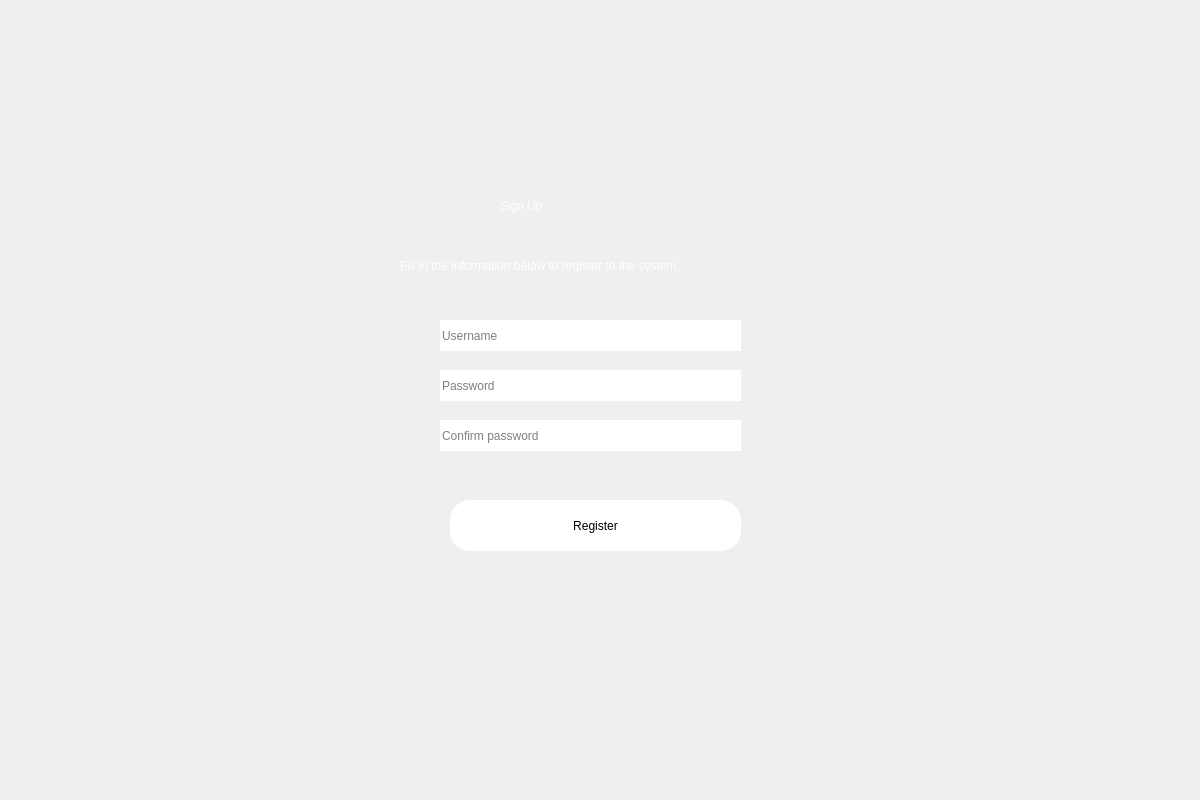
<?xml version="1.0" encoding="UTF-8"?>
<ui version="4.0">
 <class>Dialog</class>
 <widget class="QDialog" name="Dialog">
  <property name="geometry">
   <rect>
    <x>0</x>
    <y>0</y>
    <width>1200</width>
    <height>800</height>
   </rect>
  </property>
  <property name="windowTitle">
   <string>Dialog</string>
  </property>
  <property name="styleSheet">
   <string notr="true"/>
  </property>
  <widget class="QWidget" name="widget" native="true">
   <property name="geometry">
    <rect>
     <x>0</x>
     <y>0</y>
     <width>1200</width>
     <height>800</height>
    </rect>
   </property>
   <property name="styleSheet">
    <string notr="true"/>
   </property>
   <widget class="QLabel" name="label">
    <property name="geometry">
     <rect>
      <x>500</x>
      <y>170</y>
      <width>171</width>
      <height>71</height>
     </rect>
    </property>
    <property name="styleSheet">
     <string notr="true">color: rgb(255, 255, 255);
font: 36pt &quot;MS Shell Dlg 2&quot;;</string>
    </property>
    <property name="text">
     <string>Sign Up</string>
    </property>
   </widget>
   <widget class="QLabel" name="label_2">
    <property name="geometry">
     <rect>
      <x>400</x>
      <y>250</y>
      <width>381</width>
      <height>31</height>
     </rect>
    </property>
    <property name="styleSheet">
     <string notr="true">color: rgb(255, 255, 255);
font: 12pt &quot;MS Shell Dlg 2&quot;;</string>
    </property>
    <property name="text">
     <string>Fill in the information below to register to the system.</string>
    </property>
   </widget>
   <widget class="QPushButton" name="reg">
    <property name="geometry">
     <rect>
      <x>450</x>
      <y>500</y>
      <width>291</width>
      <height>51</height>
     </rect>
    </property>
    <property name="styleSheet">
     <string notr="true">background-color: rgb(255, 255, 255);
font: 22pt &quot;MS Shell Dlg 2&quot;;
border-radius: 20px;</string>
    </property>
    <property name="text">
     <string>Register</string>
    </property>
   </widget>
   <widget class="QLineEdit" name="username_field">
    <property name="geometry">
     <rect>
      <x>440</x>
      <y>320</y>
      <width>301</width>
      <height>31</height>
     </rect>
    </property>
    <property name="styleSheet">
     <string notr="true">border-radius: 20px;
font: 11pt &quot;MS Shell Dlg 2&quot;;</string>
    </property>
    <property name="text">
     <string/>
    </property>
    <property name="placeholderText">
     <string>Username</string>
    </property>
   </widget>
   <widget class="QLineEdit" name="password_field">
    <property name="geometry">
     <rect>
      <x>440</x>
      <y>370</y>
      <width>301</width>
      <height>31</height>
     </rect>
    </property>
    <property name="styleSheet">
     <string notr="true">border-radius: 20px;
font: 11pt &quot;MS Shell Dlg 2&quot;;</string>
    </property>
    <property name="text">
     <string/>
    </property>
    <property name="echoMode">
     <enum>QLineEdit::Password</enum>
    </property>
    <property name="placeholderText">
     <string>Password</string>
    </property>
   </widget>
   <widget class="QLabel" name="error_field">
    <property name="geometry">
     <rect>
      <x>436</x>
      <y>462</y>
      <width>311</width>
      <height>21</height>
     </rect>
    </property>
    <property name="styleSheet">
     <string notr="true">color: rgb(255, 0, 0);
font: 75 10pt &quot;MS Shell Dlg 2&quot;;
text-decoration: underline;</string>
    </property>
    <property name="text">
     <string/>
    </property>
   </widget>
   <widget class="QLabel" name="image">
    <property name="geometry">
     <rect>
      <x>0</x>
      <y>0</y>
      <width>1201</width>
      <height>801</height>
     </rect>
    </property>
    <property name="text">
     <string/>
    </property>
    <property name="pixmap">
     <pixmap>power_plant.jpg</pixmap>
    </property>
   </widget>
   <widget class="QLineEdit" name="confirm_password_field">
    <property name="geometry">
     <rect>
      <x>440</x>
      <y>420</y>
      <width>301</width>
      <height>31</height>
     </rect>
    </property>
    <property name="styleSheet">
     <string notr="true">border-radius: 20px;
font: 11pt &quot;MS Shell Dlg 2&quot;;</string>
    </property>
    <property name="text">
     <string/>
    </property>
    <property name="echoMode">
     <enum>QLineEdit::Password</enum>
    </property>
    <property name="placeholderText">
     <string>Confirm password</string>
    </property>
   </widget>
   <zorder>image</zorder>
   <zorder>label</zorder>
   <zorder>label_2</zorder>
   <zorder>reg</zorder>
   <zorder>username_field</zorder>
   <zorder>password_field</zorder>
   <zorder>error_field</zorder>
   <zorder>confirm_password_field</zorder>
  </widget>
 </widget>
 <resources/>
 <connections/>
</ui>
